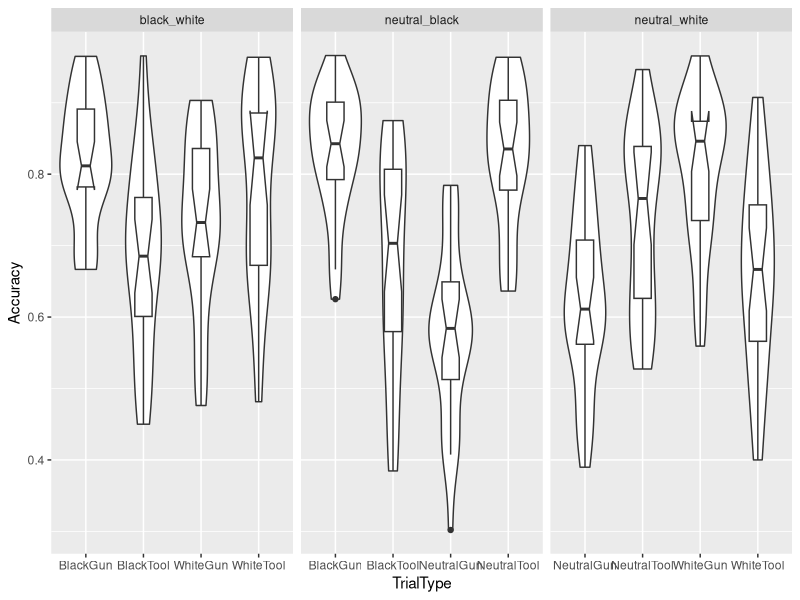
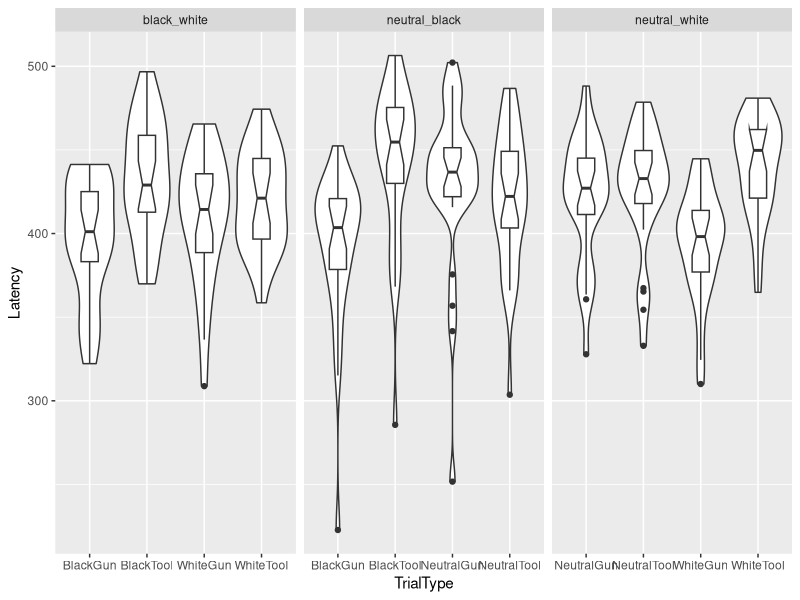

Reproduce these figures in R, in order.
# WIT study 1 analysis

library(plyr)
library(dplyr)
library(lme4)
library(ggplot2)
library(car)
library(broom)

# data ingest
dat = read.delim("clean_wit1.txt", stringsAsFactors = F)
# Make Subject a factor
dat = mutate(dat, Subject = as.factor(Subject))

# add columns -- see 7_Study1_Sas-analysis
# this is still WIP, might not need it
dat = dat %>% 
  mutate(Condition = substring(ExperimentName, 5)) %>% # prune "WIT_" prefix
  mutate(ConditionCue = paste(Condition, Cue))

# TODO: Think carefully about these and double-check
# Original SAS script had "neutral_white White" and "neutral_white Neutral" flipped
# this is only for the 3 × 2 × 2, which I think is a bad idea anyway
gunPrimes = c("black_white Black", "neutral_black Black", "neutral_white White")
toolPrimes = c("black_white White", "neutral_black Neutral", "neutral_white Neutral")

dat = dat %>% 
  mutate(CueClass = ifelse(ConditionCue %in% gunPrimes, "Class_A", "Class_B"))

# Make fast-only dataset for accuracy
dat.acc = dat %>% 
  filter(Probe.RT <= 500)
# Make correct-only dataset for speed
dat.rt = dat %>% 
  filter(Probe.ACC == 1)

# Accuracy analysis
# Did I do this wrong? Takes forever to run on my laptop
# Consider role of random slopes.
# See if I can retrieve random stimulus data
# Tweaked algorithm allows convergence
m1 = glmer(Probe.ACC ~ Condition * CueClass * Probe + (1|Subject),
          data = dat.acc, family = "binomial",
          control = glmerControl(optimizer="bobyqa"))
summary(m1)
Anova(m1, type = 3)

# 2x2s within each level of Condition
# These models converge
m2 = dat.acc %>% 
  filter(Condition == "black_white") %>% 
  glmer(Probe.ACC ~ Cue * Probe + (1 + Cue * Probe|Subject),
           data = ., family = "binomial",
        contrasts = list(Cue = "contr.sum",
                         Probe = "contr.sum"))
summary(m2)
Anova(m2, type = 3) 

# White-Gun vs White-Tool
filter(dat.acc, Condition == "black_white", Cue == "White") %>% 
  glmer(Probe.ACC ~ Probe + (1|Subject),
        data = ., family = "binomial",
        contrasts = list(Probe = "contr.sum")) %>% 
  summary()

m3 = dat.acc %>% 
  filter(Condition == "neutral_black") %>% 
  glmer(Probe.ACC ~ Cue * Probe + (1|Subject),
        data = ., family = "binomial",
        contrasts = list(Cue = "contr.sum",
                         Probe = "contr.sum"))
summary(m3)
Anova(m3, type = 3)

m4 = dat.acc %>% 
  filter(Condition == "neutral_white") %>% 
  glmer(Probe.ACC ~ Cue * Probe + (1|Subject),
        data = ., family = "binomial",
        contrasts = list(Cue = "contr.sum",
                         Probe = "contr.sum"))
summary(m4)
Anova(m4, type = 3)

# Could yet implement a cell means model, too.

# Another way of implementing it is to condition on Prime
#  and look for the interactions with Condition
# NB: Condition is between-subjects, do not attempt to model it in random slope

pm1 = dat.acc %>% 
  filter(Cue == "Black") %>% 
  glmer(Probe.ACC ~ Condition * Probe + 
          (1 + Probe|Subject),
        data = ., family = "binomial",
        contrasts = list(Probe = "contr.sum"))
summary(pm1)
Anova(pm1, type = 3) # Not significant, Blacks always prime Gun

pm2 = dat.acc %>% 
  filter(Cue == "White") %>% 
  glmer(Probe.ACC ~ Condition * Probe + 
          (1 + Probe|Subject),
        data = ., family = "binomial",
        contrasts = list(Probe = "contr.sum"))
summary(pm2)
Anova(pm2, type = 3) # Note the big flip, Whites go from priming Gun to Tool

pm3 = dat.acc %>% 
  filter(Cue == "Neutral") %>% 
  glmer(Probe.ACC ~ Condition * Probe + 
          (1 + Probe|Subject),
        data = ., family = "binomial",
        contrasts = list(Probe = "contr.sum"))
summary(pm3)
Anova(pm3, type = 3) 
# Again a big flip, Neutrals prime Tools moreso in neutral-black than neutral-white

# Reaction time analyses

# Condition on Prime and look for the interactions with Condition

pm1.rt = dat.rt %>% 
  filter(Cue == "Black") %>% 
  lmer(Probe.RT ~ Condition * Probe + 
         (1 + Probe|Subject),
       data = .,
       contrasts = list(Probe = "contr.sum"))
summary(pm1.rt)
Anova(pm1.rt, type = 3)
# Slight tendency for stronger black-gun priming in neutral-black vs white-black

pm2.rt = dat.rt %>% 
  filter(Cue == "White") %>% 
  lmer(Probe.RT ~ Condition * Probe + 
         (1 + Probe|Subject),
        data = .,
       contrasts = list(Probe = "contr.sum"))
summary(pm2.rt)
Anova(pm2.rt, type = 3) # Note the big flip from black-white to neutral-white

pm3.rt = dat.rt %>% 
  filter(Cue == "Neutral") %>% 
  lmer(Probe.RT ~ Condition * Probe + 
         (1 + Probe|Subject),
        data = .,
       contrasts = list(Probe = "contr.sum"))
summary(pm3.rt)
Anova(pm3.rt, type = 3) # Not significant, small change

# Now the trick will be formalizing this in some sort of effect size...

# Summary tables
sumTab1 = dat.acc %>% 
  group_by(Condition, Probe, Cue) %>% 
  summarise("M_acc" = mean(Probe.ACC, na.rm = T),
            "SD_acc" = sd(Probe.ACC, na.rm = T),
            "M_rt" = mean(Probe.RT, na.rm = T),
            "SD_rt" = sd(Probe.RT, na.rm = T))

# Export statistical output
dir.create("results")
sink("./results/WIT1_model_output.txt")
cat("Accuracy, overall thingie\n")
Anova(m1, type = 3)
cat("Accuracy, 2x2s\n")
cat("Black-White task\n")
Anova(m2, type = 3)
cat("Black-Neutral task\n")
Anova(m3, type = 3)
cat("Neutral-White task\n")
Anova(m4, type = 3)
cat("Accuracy, analyses by Prime\n")
cat("Black Primes\n")
Anova(pm1, type = 3)
cat("White Primes\n")
Anova(pm2, type = 3)
cat("Neutral Primes\n")
Anova(pm3, type = 3)
# cat("RT, 2x2s")
# cat("Black-White task")
# Anova(m2.rt, type = 3)
# cat("Black-Neutral task")
# Anova(m3.rt, type = 3)
# cat("Neutral-White task")
# Anova(m4.rt, type = 3)
cat("RT, analyses by Prime\n")
cat("Black Primes\n")
Anova(pm1.rt, type = 3)
cat("White Primes\n")
Anova(pm2.rt, type = 3)
cat("Neutral Primes\n")
Anova(pm3.rt, type = 3)
sink()

# Plotting ----
# Consider re-ordering or color-coding or something to emphasize critical comparisons
dat.acc %>% 
  group_by(Subject, Condition, TrialType) %>% 
  summarize(Accuracy = mean(Probe.ACC, na.rm = T)) %>% 
  ggplot(aes(x = TrialType, y = Accuracy)) +
  geom_violin() +
  geom_boxplot(width = .3, notch = T) +
  facet_wrap(~Condition, scales = "free_x")

dat.rt %>% 
  group_by(Subject, Condition, TrialType) %>% 
  summarize(Latency = mean(Probe.RT, na.rm = T)) %>% 
  ggplot(aes(x = TrialType, y = Latency)) +
  geom_violin() +
  geom_boxplot(width = .3, notch = T) +
  facet_wrap(~Condition, scales = "free_x")

# Aggregation and table export
# Should I use conditional trials (dat.acc, dat.rt) or unconditional (dat)?
# I'll use conditional b/c that's what's actually analyzed.
# Another question is whether to first average w/in subjects 
# or just average across all trials directly.
# I think it's better to average w/in subjects first.
S1T1.acc = dat.acc %>% 
  group_by(Condition, TrialType, Subject) %>% 
  summarize(M.sub = mean(Probe.ACC, na.rm = T))%>% 
  summarize(M.acc = mean(M.sub, na.rm = T),
            SD.acc = sd(M.sub, na.rm = T))

S1T1.rt = dat.rt %>% 
  group_by(Condition, TrialType, Subject) %>% 
  summarize(M.sub = mean(Probe.RT, na.rm = T))%>% 
  summarize(M.rt = mean(M.sub, na.rm = T),
            SD.rt = sd(M.sub, na.rm = T))

S1T1 = full_join(S1T1.acc, S1T1.rt)
write.table(S1T1, "S1table.txt", sep = "\t", row.names = F)
